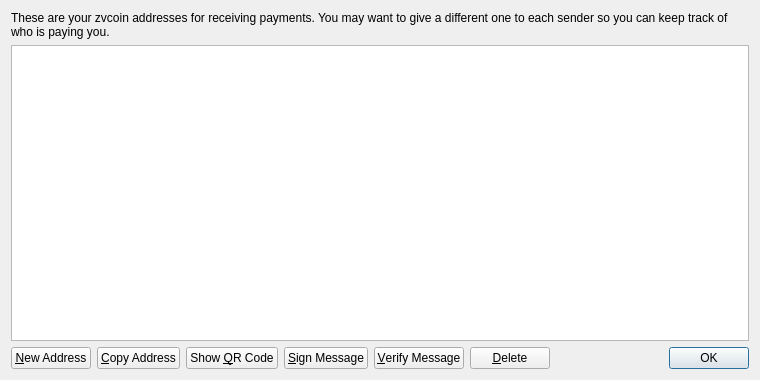
<?xml version="1.0" encoding="UTF-8"?>
<ui version="4.0">
 <class>AddressBookPage</class>
 <widget class="QWidget" name="AddressBookPage">
  <property name="geometry">
   <rect>
    <x>0</x>
    <y>0</y>
    <width>760</width>
    <height>380</height>
   </rect>
  </property>
  <property name="windowTitle">
   <string>Address Book</string>
  </property>
  <layout class="QVBoxLayout" name="verticalLayout">
   <item>
    <widget class="QLabel" name="labelExplanation">
     <property name="text">
      <string>These are your zvcoin addresses for receiving payments. You may want to give a different one to each sender so you can keep track of who is paying you.</string>
     </property>
     <property name="textFormat">
      <enum>Qt::PlainText</enum>
     </property>
     <property name="wordWrap">
      <bool>true</bool>
     </property>
    </widget>
   </item>
   <item>
    <widget class="QTableView" name="tableView">
     <property name="contextMenuPolicy">
      <enum>Qt::CustomContextMenu</enum>
     </property>
     <property name="toolTip">
      <string>Double-click to edit address or label</string>
     </property>
     <property name="tabKeyNavigation">
      <bool>false</bool>
     </property>
     <property name="alternatingRowColors">
      <bool>true</bool>
     </property>
     <property name="selectionMode">
      <enum>QAbstractItemView::SingleSelection</enum>
     </property>
     <property name="selectionBehavior">
      <enum>QAbstractItemView::SelectRows</enum>
     </property>
     <property name="sortingEnabled">
      <bool>true</bool>
     </property>
     <attribute name="verticalHeaderVisible">
      <bool>false</bool>
     </attribute>
    </widget>
   </item>
   <item>
    <layout class="QHBoxLayout" name="horizontalLayout">
     <item>
      <widget class="QPushButton" name="newAddressButton">
       <property name="toolTip">
        <string>Create a new address</string>
       </property>
       <property name="text">
        <string>&amp;New Address</string>
       </property>
       <property name="icon">
        <iconset resource="../bitcoin.qrc">
         <normaloff>:/icons/add</normaloff>:/icons/add</iconset>
       </property>
      </widget>
     </item>
     <item>
      <widget class="QPushButton" name="copyToClipboard">
       <property name="toolTip">
        <string>Copy the currently selected address to the system clipboard</string>
       </property>
       <property name="text">
        <string>&amp;Copy Address</string>
       </property>
       <property name="icon">
        <iconset resource="../bitcoin.qrc">
         <normaloff>:/icons/editcopy</normaloff>:/icons/editcopy</iconset>
       </property>
      </widget>
     </item>
     <item>
      <widget class="QPushButton" name="showQRCode">
       <property name="text">
        <string>Show &amp;QR Code</string>
       </property>
       <property name="icon">
        <iconset resource="../bitcoin.qrc">
         <normaloff>:/icons/qrcode</normaloff>:/icons/qrcode</iconset>
       </property>
      </widget>
     </item>
     <item>
      <widget class="QPushButton" name="signMessage">
       <property name="toolTip">
        <string>Sign a message to prove you own a Bitcoin address</string>
       </property>
       <property name="text">
        <string>&amp;Sign Message</string>
       </property>
       <property name="icon">
        <iconset resource="../bitcoin.qrc">
         <normaloff>:/icons/edit</normaloff>:/icons/edit</iconset>
       </property>
      </widget>
     </item>
     <item>
      <widget class="QPushButton" name="verifyMessage">
       <property name="toolTip">
        <string>Verify a message to ensure it was signed with a specified Bitcoin address</string>
       </property>
       <property name="text">
        <string>&amp;Verify Message</string>
       </property>
       <property name="icon">
        <iconset resource="../bitcoin.qrc">
         <normaloff>:/icons/transaction_0</normaloff>:/icons/transaction_0</iconset>
       </property>
      </widget>
     </item>
     <item>
      <widget class="QPushButton" name="deleteButton">
       <property name="toolTip">
        <string>Delete the currently selected address from the list. Only sending addresses can be deleted.</string>
       </property>
       <property name="text">
        <string>&amp;Delete</string>
       </property>
       <property name="icon">
        <iconset resource="../bitcoin.qrc">
         <normaloff>:/icons/remove</normaloff>:/icons/remove</iconset>
       </property>
      </widget>
     </item>
     <item>
      <spacer name="horizontalSpacer">
       <property name="orientation">
        <enum>Qt::Horizontal</enum>
       </property>
       <property name="sizeHint" stdset="0">
        <size>
         <width>40</width>
         <height>20</height>
        </size>
       </property>
      </spacer>
     </item>
     <item>
      <widget class="QDialogButtonBox" name="buttonBox">
       <property name="sizePolicy">
        <sizepolicy hsizetype="Maximum" vsizetype="Fixed">
         <horstretch>0</horstretch>
         <verstretch>0</verstretch>
        </sizepolicy>
       </property>
       <property name="standardButtons">
        <set>QDialogButtonBox::Ok</set>
       </property>
      </widget>
     </item>
    </layout>
   </item>
  </layout>
 </widget>
 <resources>
  <include location="../bitcoin.qrc"/>
 </resources>
 <connections/>
</ui>
